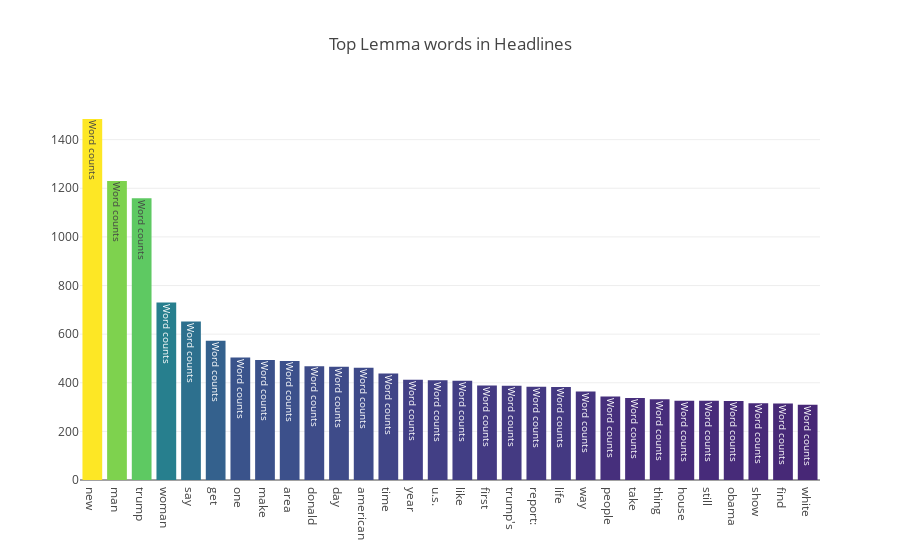

Notebook cell for this chart:
### Code cell
lemma_data = [go.Bar(
            x = np.array(df_lemma['Lemma Words'][0:30]),
            y = np.array(df_lemma.Count[0:30]),
            marker= dict(colorscale='Viridis' ,color =df_lemma.Count[0:100]),
            text='Word counts')]

layout = go.Layout(
    title='Top Lemma words in Headlines'
)

fig = go.Figure(data=lemma_data, layout=layout)

iplot(fig, filename='lemma-basic-bar')

### Figure 1 — Plotly figure (JSON) as saved in the notebook; plotly's stock layout.template omitted (floating-point values rounded to 4 significant figures)
{"data": [{"marker": {"color": [1485, 1230, 1159, 730, 652, 573, 504, 494, 490, 468, 466, 462, 438, 412, 410, 408, 389, 388, 384, 383, 364, 343, 337, 332, 326, 326, 325, 316, 315, 310, 301, 300, 287, 286, 279, 276, 269, 268, 265, 261, 260, 258, 253, 242, 238, 234, 231, 229, 228, 227, 226, 225, 224, 224, 223, 220, 219, 218, 217, 209, 209, 208, 207, 205, 205, 202, 200, 200, 199, 199, 197, 197, 197, 196, 196, 196, 193, 193, 190, 190, 189, 188, 186, 185, 185, 184, 181, 178, 177, 176, 176, 172, 171, 171, 170, 170, 168, 168, 167, 167], "colorscale": "Viridis"}, "text": "Word counts", "type": "bar", "uid": "70fa15f0-87f8-11e9-a09a-8c85904900de", "x": ["new", "man", "trump", "woman", "say", "get", "one", "make", "area", "donald", "day", "american", "time", "year", "u.s.", "like", "first", "trump's", "report:", "life", "way", "people", "take", "thing", "house", "still", "obama", "show", "find", "white"], "y": [1485, 1230, 1159, 730, 652, 573, 504, 494, 490, 468, 466, 462, 438, 412, 410, 408, 389, 388, 384, 383, 364, 343, 337, 332, 326, 326, 325, 316, 315, 310]}], "layout": {"title": "Top Lemma words in Headlines"}}
